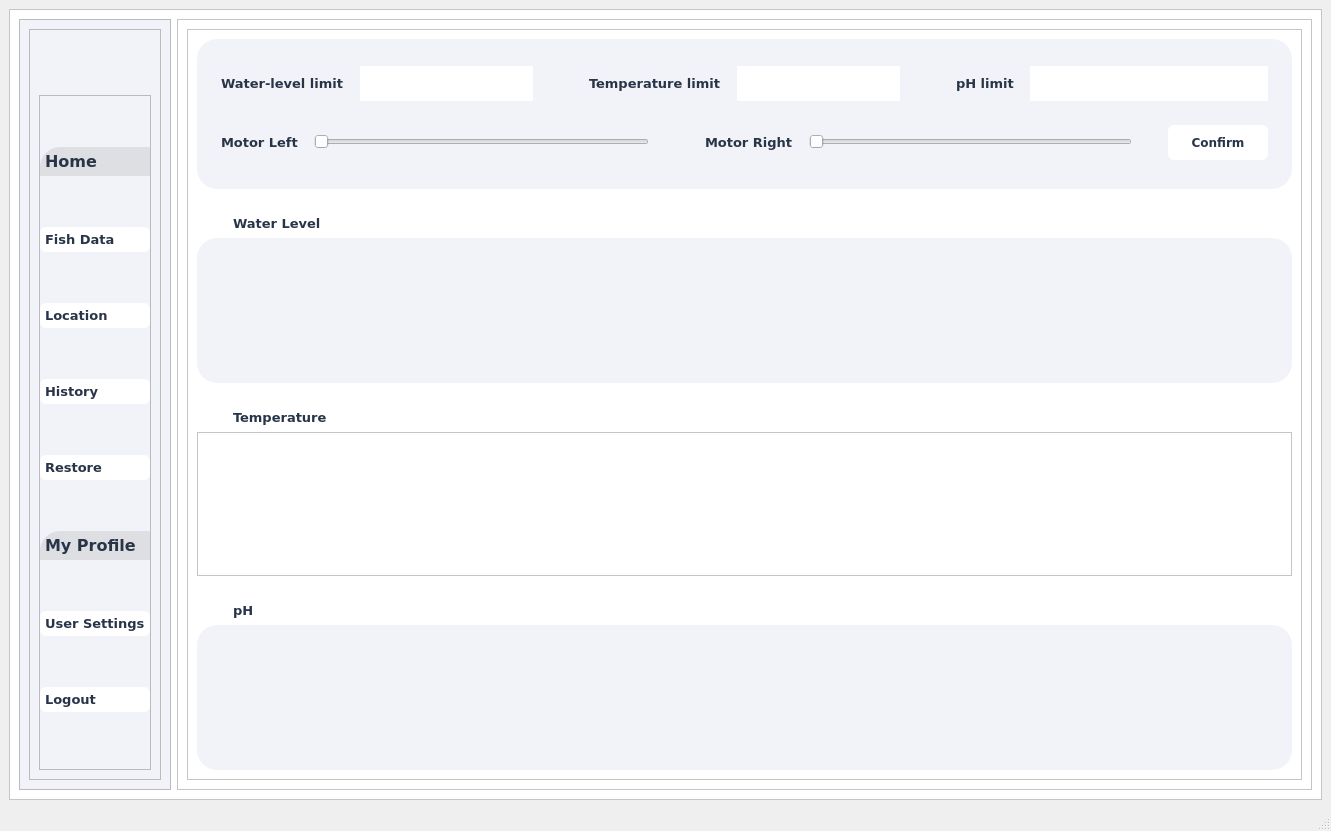
<?xml version="1.0" encoding="UTF-8"?>
<ui version="4.0">
 <class>MainWindow</class>
 <widget class="QMainWindow" name="MainWindow">
  <property name="geometry">
   <rect>
    <x>0</x>
    <y>0</y>
    <width>1331</width>
    <height>831</height>
   </rect>
  </property>
  <property name="windowTitle">
   <string>MainWindow</string>
  </property>
  <widget class="QWidget" name="centralwidget">
   <layout class="QGridLayout" name="gridLayout_15">
    <item row="0" column="0">
     <widget class="QFrame" name="frame">
      <property name="styleSheet">
       <string notr="true">background-color: rgb(255, 255, 255);</string>
      </property>
      <property name="frameShape">
       <enum>QFrame::StyledPanel</enum>
      </property>
      <property name="frameShadow">
       <enum>QFrame::Raised</enum>
      </property>
      <layout class="QGridLayout" name="gridLayout">
       <item row="0" column="1" rowspan="2">
        <widget class="QFrame" name="frame_2">
         <property name="styleSheet">
          <string notr="true">background-color: rgb(255, 255, 255);</string>
         </property>
         <property name="frameShape">
          <enum>QFrame::StyledPanel</enum>
         </property>
         <property name="frameShadow">
          <enum>QFrame::Raised</enum>
         </property>
         <layout class="QGridLayout" name="gridLayout_2">
          <item row="0" column="0">
           <widget class="QFrame" name="frame_5">
            <property name="styleSheet">
             <string notr="true">background-color: rgb(255, 255, 255);</string>
            </property>
            <property name="frameShape">
             <enum>QFrame::StyledPanel</enum>
            </property>
            <property name="frameShadow">
             <enum>QFrame::Raised</enum>
            </property>
            <layout class="QGridLayout" name="gridLayout_5">
             <item row="5" column="0">
              <spacer name="verticalSpacer_2">
               <property name="orientation">
                <enum>Qt::Vertical</enum>
               </property>
               <property name="sizeType">
                <enum>QSizePolicy::Fixed</enum>
               </property>
               <property name="sizeHint" stdset="0">
                <size>
                 <width>20</width>
                 <height>20</height>
                </size>
               </property>
              </spacer>
             </item>
             <item row="1" column="0">
              <spacer name="verticalSpacer_3">
               <property name="orientation">
                <enum>Qt::Vertical</enum>
               </property>
               <property name="sizeType">
                <enum>QSizePolicy::Fixed</enum>
               </property>
               <property name="sizeHint" stdset="0">
                <size>
                 <width>20</width>
                 <height>20</height>
                </size>
               </property>
              </spacer>
             </item>
             <item row="3" column="0">
              <spacer name="verticalSpacer">
               <property name="orientation">
                <enum>Qt::Vertical</enum>
               </property>
               <property name="sizeType">
                <enum>QSizePolicy::Fixed</enum>
               </property>
               <property name="sizeHint" stdset="0">
                <size>
                 <width>20</width>
                 <height>20</height>
                </size>
               </property>
              </spacer>
             </item>
             <item row="2" column="0">
              <layout class="QGridLayout" name="gridLayout_12">
               <item row="0" column="0">
                <widget class="QLabel" name="label_5">
                 <property name="maximumSize">
                  <size>
                   <width>30</width>
                   <height>16777215</height>
                  </size>
                 </property>
                 <property name="text">
                  <string/>
                 </property>
                 <property name="pixmap">
                  <pixmap resource="resources.qrc">:/silver icons/icons/silver/cloud-drizzle.svg</pixmap>
                 </property>
                </widget>
               </item>
               <item row="0" column="1">
                <widget class="QLabel" name="label_12">
                 <property name="maximumSize">
                  <size>
                   <width>16777215</width>
                   <height>16777215</height>
                  </size>
                 </property>
                 <property name="font">
                  <font>
                   <family>Verdana</family>
                   <pointsize>10</pointsize>
                   <weight>75</weight>
                   <bold>true</bold>
                  </font>
                 </property>
                 <property name="styleSheet">
                  <string notr="true">color: rgb(40, 53, 72);</string>
                 </property>
                 <property name="text">
                  <string>Water Level</string>
                 </property>
                </widget>
               </item>
               <item row="1" column="0" colspan="2">
                <widget class="PlotWidget" name="waterGraph">
                 <property name="styleSheet">
                  <string notr="true">background-color: rgb(242, 243, 248);
border-radius:20px;</string>
                 </property>
                </widget>
               </item>
              </layout>
             </item>
             <item row="4" column="0">
              <layout class="QGridLayout" name="gridLayout_8">
               <item row="0" column="0">
                <widget class="QLabel" name="label_3">
                 <property name="maximumSize">
                  <size>
                   <width>30</width>
                   <height>16777215</height>
                  </size>
                 </property>
                 <property name="font">
                  <font>
                   <family>Verdana</family>
                   <pointsize>10</pointsize>
                   <weight>75</weight>
                   <bold>true</bold>
                  </font>
                 </property>
                 <property name="styleSheet">
                  <string notr="true">color: rgb(138, 138, 138);</string>
                 </property>
                 <property name="text">
                  <string/>
                 </property>
                 <property name="pixmap">
                  <pixmap resource="resources.qrc">:/silver icons/icons/silver/thermometer.svg</pixmap>
                 </property>
                 <property name="scaledContents">
                  <bool>false</bool>
                 </property>
                </widget>
               </item>
               <item row="0" column="1">
                <widget class="QLabel" name="label_10">
                 <property name="font">
                  <font>
                   <family>Verdana</family>
                   <pointsize>10</pointsize>
                   <weight>75</weight>
                   <bold>true</bold>
                  </font>
                 </property>
                 <property name="styleSheet">
                  <string notr="true">color: rgb(40, 53, 72);</string>
                 </property>
                 <property name="text">
                  <string>Temperature</string>
                 </property>
                </widget>
               </item>
               <item row="1" column="0" colspan="2">
                <widget class="PlotWidget" name="tempGraph">
                 <property name="styleSheet">
                  <string notr="true">background-color: rgb(242, 243, 248);
border-radius:20px;

QGraphicsView {
    border: 2px solid #000000; /* Set border color and width */
    border-radius: 5px; /* Set border radius for rounded corners */
    box-shadow: 5px 5px 5px #888888; /* Set box shadow: offset-x offset-y blur-radius color */
}
</string>
                 </property>
                </widget>
               </item>
              </layout>
             </item>
             <item row="6" column="0">
              <layout class="QGridLayout" name="gridLayout_11">
               <item row="0" column="1">
                <widget class="QLabel" name="label_11">
                 <property name="font">
                  <font>
                   <family>Verdana</family>
                   <pointsize>10</pointsize>
                   <weight>75</weight>
                   <bold>true</bold>
                  </font>
                 </property>
                 <property name="styleSheet">
                  <string notr="true">color: rgb(40, 53, 72);</string>
                 </property>
                 <property name="text">
                  <string>pH</string>
                 </property>
                </widget>
               </item>
               <item row="1" column="0" colspan="2">
                <widget class="PlotWidget" name="phGraph">
                 <property name="styleSheet">
                  <string notr="true">background-color: rgb(242, 243, 248);
border-radius:20px;</string>
                 </property>
                </widget>
               </item>
               <item row="0" column="0">
                <widget class="QLabel" name="label_4">
                 <property name="maximumSize">
                  <size>
                   <width>30</width>
                   <height>16777215</height>
                  </size>
                 </property>
                 <property name="text">
                  <string/>
                 </property>
                 <property name="pixmap">
                  <pixmap resource="resources.qrc">:/silver icons/icons/silver/droplet.svg</pixmap>
                 </property>
                </widget>
               </item>
              </layout>
             </item>
             <item row="0" column="0">
              <widget class="QFrame" name="frame_4">
               <property name="minimumSize">
                <size>
                 <width>0</width>
                 <height>150</height>
                </size>
               </property>
               <property name="maximumSize">
                <size>
                 <width>16777215</width>
                 <height>16777215</height>
                </size>
               </property>
               <property name="styleSheet">
                <string notr="true">background-color: rgb(242, 243, 248);
border-radius:20px;</string>
               </property>
               <property name="frameShape">
                <enum>QFrame::StyledPanel</enum>
               </property>
               <property name="frameShadow">
                <enum>QFrame::Raised</enum>
               </property>
               <layout class="QGridLayout" name="gridLayout_13">
                <item row="0" column="0">
                 <spacer name="horizontalSpacer">
                  <property name="orientation">
                   <enum>Qt::Horizontal</enum>
                  </property>
                  <property name="sizeType">
                   <enum>QSizePolicy::Fixed</enum>
                  </property>
                  <property name="sizeHint" stdset="0">
                   <size>
                    <width>15</width>
                    <height>20</height>
                   </size>
                  </property>
                 </spacer>
                </item>
                <item row="0" column="1">
                 <layout class="QGridLayout" name="gridLayout_14">
                  <item row="0" column="4">
                   <layout class="QHBoxLayout" name="horizontalLayout_3">
                    <item>
                     <widget class="QLabel" name="label_9">
                      <property name="minimumSize">
                       <size>
                        <width>0</width>
                        <height>0</height>
                       </size>
                      </property>
                      <property name="maximumSize">
                       <size>
                        <width>16777215</width>
                        <height>35</height>
                       </size>
                      </property>
                      <property name="font">
                       <font>
                        <family>Verdana</family>
                        <pointsize>10</pointsize>
                        <weight>75</weight>
                        <bold>true</bold>
                       </font>
                      </property>
                      <property name="styleSheet">
                       <string notr="true">color: rgb(40, 53, 72);</string>
                      </property>
                      <property name="text">
                       <string>pH limit</string>
                      </property>
                     </widget>
                    </item>
                    <item>
                     <spacer name="horizontalSpacer_9">
                      <property name="orientation">
                       <enum>Qt::Horizontal</enum>
                      </property>
                      <property name="sizeType">
                       <enum>QSizePolicy::Fixed</enum>
                      </property>
                      <property name="sizeHint" stdset="0">
                       <size>
                        <width>10</width>
                        <height>20</height>
                       </size>
                      </property>
                     </spacer>
                    </item>
                    <item>
                     <widget class="QLineEdit" name="input_ph">
                      <property name="minimumSize">
                       <size>
                        <width>0</width>
                        <height>35</height>
                       </size>
                      </property>
                      <property name="maximumSize">
                       <size>
                        <width>16777215</width>
                        <height>16777215</height>
                       </size>
                      </property>
                      <property name="font">
                       <font>
                        <pointsize>10</pointsize>
                       </font>
                      </property>
                      <property name="styleSheet">
                       <string notr="true">background-color: rgb(255, 255, 255);
color: rgb(40, 53, 72);
padding: 0 8px;</string>
                      </property>
                     </widget>
                    </item>
                   </layout>
                  </item>
                  <item row="0" column="2">
                   <layout class="QHBoxLayout" name="horizontalLayout_2">
                    <item>
                     <widget class="QLabel" name="label_8">
                      <property name="minimumSize">
                       <size>
                        <width>0</width>
                        <height>0</height>
                       </size>
                      </property>
                      <property name="maximumSize">
                       <size>
                        <width>16777215</width>
                        <height>35</height>
                       </size>
                      </property>
                      <property name="font">
                       <font>
                        <family>Verdana</family>
                        <pointsize>10</pointsize>
                        <weight>75</weight>
                        <bold>true</bold>
                       </font>
                      </property>
                      <property name="styleSheet">
                       <string notr="true">color: rgb(40, 53, 72);</string>
                      </property>
                      <property name="text">
                       <string>Temperature limit</string>
                      </property>
                     </widget>
                    </item>
                    <item>
                     <spacer name="horizontalSpacer_8">
                      <property name="orientation">
                       <enum>Qt::Horizontal</enum>
                      </property>
                      <property name="sizeType">
                       <enum>QSizePolicy::Fixed</enum>
                      </property>
                      <property name="sizeHint" stdset="0">
                       <size>
                        <width>10</width>
                        <height>20</height>
                       </size>
                      </property>
                     </spacer>
                    </item>
                    <item>
                     <widget class="QLineEdit" name="input_temp">
                      <property name="minimumSize">
                       <size>
                        <width>0</width>
                        <height>35</height>
                       </size>
                      </property>
                      <property name="maximumSize">
                       <size>
                        <width>16777215</width>
                        <height>16777215</height>
                       </size>
                      </property>
                      <property name="font">
                       <font>
                        <pointsize>10</pointsize>
                       </font>
                      </property>
                      <property name="styleSheet">
                       <string notr="true">background-color: rgb(255, 255, 255);
color: rgb(40, 53, 72);
padding: 0 8px;</string>
                      </property>
                     </widget>
                    </item>
                   </layout>
                  </item>
                  <item row="0" column="0">
                   <layout class="QHBoxLayout" name="horizontalLayout">
                    <item>
                     <widget class="QLabel" name="label_14">
                      <property name="minimumSize">
                       <size>
                        <width>0</width>
                        <height>0</height>
                       </size>
                      </property>
                      <property name="maximumSize">
                       <size>
                        <width>16777215</width>
                        <height>35</height>
                       </size>
                      </property>
                      <property name="font">
                       <font>
                        <family>Verdana</family>
                        <pointsize>10</pointsize>
                        <weight>75</weight>
                        <bold>true</bold>
                       </font>
                      </property>
                      <property name="styleSheet">
                       <string notr="true">color: rgb(40, 53, 72);</string>
                      </property>
                      <property name="text">
                       <string>Water-level limit</string>
                      </property>
                     </widget>
                    </item>
                    <item>
                     <spacer name="horizontalSpacer_7">
                      <property name="orientation">
                       <enum>Qt::Horizontal</enum>
                      </property>
                      <property name="sizeType">
                       <enum>QSizePolicy::Fixed</enum>
                      </property>
                      <property name="sizeHint" stdset="0">
                       <size>
                        <width>10</width>
                        <height>20</height>
                       </size>
                      </property>
                     </spacer>
                    </item>
                    <item>
                     <widget class="QLineEdit" name="input_water">
                      <property name="minimumSize">
                       <size>
                        <width>0</width>
                        <height>35</height>
                       </size>
                      </property>
                      <property name="maximumSize">
                       <size>
                        <width>16777215</width>
                        <height>16777215</height>
                       </size>
                      </property>
                      <property name="font">
                       <font>
                        <pointsize>10</pointsize>
                       </font>
                      </property>
                      <property name="styleSheet">
                       <string notr="true">background-color: rgb(255, 255, 255);
color: rgb(40, 53, 72);
padding: 0 8px;</string>
                      </property>
                     </widget>
                    </item>
                   </layout>
                  </item>
                  <item row="0" column="1">
                   <spacer name="horizontalSpacer_3">
                    <property name="orientation">
                     <enum>Qt::Horizontal</enum>
                    </property>
                    <property name="sizeType">
                     <enum>QSizePolicy::Fixed</enum>
                    </property>
                    <property name="sizeHint" stdset="0">
                     <size>
                      <width>50</width>
                      <height>20</height>
                     </size>
                    </property>
                   </spacer>
                  </item>
                  <item row="0" column="3">
                   <spacer name="horizontalSpacer_4">
                    <property name="orientation">
                     <enum>Qt::Horizontal</enum>
                    </property>
                    <property name="sizeType">
                     <enum>QSizePolicy::Fixed</enum>
                    </property>
                    <property name="sizeHint" stdset="0">
                     <size>
                      <width>50</width>
                      <height>20</height>
                     </size>
                    </property>
                   </spacer>
                  </item>
                 </layout>
                </item>
                <item row="1" column="1">
                 <layout class="QGridLayout" name="gridLayout_10">
                  <item row="0" column="0">
                   <layout class="QGridLayout" name="gridLayout_9">
                    <item row="0" column="0">
                     <widget class="QLabel" name="label_6">
                      <property name="minimumSize">
                       <size>
                        <width>0</width>
                        <height>0</height>
                       </size>
                      </property>
                      <property name="font">
                       <font>
                        <family>Verdana</family>
                        <pointsize>10</pointsize>
                        <weight>75</weight>
                        <bold>true</bold>
                       </font>
                      </property>
                      <property name="styleSheet">
                       <string notr="true">color: rgb(40, 53, 72);</string>
                      </property>
                      <property name="text">
                       <string>Motor Left</string>
                      </property>
                     </widget>
                    </item>
                    <item row="0" column="1">
                     <spacer name="horizontalSpacer_10">
                      <property name="orientation">
                       <enum>Qt::Horizontal</enum>
                      </property>
                      <property name="sizeType">
                       <enum>QSizePolicy::Fixed</enum>
                      </property>
                      <property name="sizeHint" stdset="0">
                       <size>
                        <width>10</width>
                        <height>20</height>
                       </size>
                      </property>
                     </spacer>
                    </item>
                    <item row="0" column="2">
                     <widget class="QSlider" name="slider_left">
                      <property name="styleSheet">
                       <string notr="true">color: rgb(40, 53, 72);</string>
                      </property>
                      <property name="orientation">
                       <enum>Qt::Horizontal</enum>
                      </property>
                     </widget>
                    </item>
                   </layout>
                  </item>
                  <item row="0" column="1">
                   <spacer name="horizontalSpacer_5">
                    <property name="orientation">
                     <enum>Qt::Horizontal</enum>
                    </property>
                    <property name="sizeType">
                     <enum>QSizePolicy::Fixed</enum>
                    </property>
                    <property name="sizeHint" stdset="0">
                     <size>
                      <width>50</width>
                      <height>20</height>
                     </size>
                    </property>
                   </spacer>
                  </item>
                  <item row="0" column="2">
                   <layout class="QGridLayout" name="gridLayout_7">
                    <item row="0" column="0">
                     <widget class="QLabel" name="label_7">
                      <property name="minimumSize">
                       <size>
                        <width>0</width>
                        <height>0</height>
                       </size>
                      </property>
                      <property name="font">
                       <font>
                        <family>Verdana</family>
                        <pointsize>10</pointsize>
                        <weight>75</weight>
                        <bold>true</bold>
                       </font>
                      </property>
                      <property name="styleSheet">
                       <string notr="true">color: rgb(40, 53, 72);</string>
                      </property>
                      <property name="text">
                       <string>Motor Right</string>
                      </property>
                     </widget>
                    </item>
                    <item row="0" column="1">
                     <spacer name="horizontalSpacer_11">
                      <property name="orientation">
                       <enum>Qt::Horizontal</enum>
                      </property>
                      <property name="sizeType">
                       <enum>QSizePolicy::Fixed</enum>
                      </property>
                      <property name="sizeHint" stdset="0">
                       <size>
                        <width>10</width>
                        <height>20</height>
                       </size>
                      </property>
                     </spacer>
                    </item>
                    <item row="0" column="2">
                     <widget class="QSlider" name="slider_right">
                      <property name="orientation">
                       <enum>Qt::Horizontal</enum>
                      </property>
                     </widget>
                    </item>
                   </layout>
                  </item>
                  <item row="0" column="3">
                   <spacer name="horizontalSpacer_6">
                    <property name="orientation">
                     <enum>Qt::Horizontal</enum>
                    </property>
                    <property name="sizeType">
                     <enum>QSizePolicy::Fixed</enum>
                    </property>
                    <property name="sizeHint" stdset="0">
                     <size>
                      <width>30</width>
                      <height>20</height>
                     </size>
                    </property>
                   </spacer>
                  </item>
                  <item row="0" column="4">
                   <widget class="QPushButton" name="confirm_button">
                    <property name="minimumSize">
                     <size>
                      <width>100</width>
                      <height>35</height>
                     </size>
                    </property>
                    <property name="font">
                     <font>
                      <family>Verdana</family>
                      <weight>75</weight>
                      <bold>true</bold>
                     </font>
                    </property>
                    <property name="toolTip">
                     <string>&lt;html&gt;&lt;head/&gt;&lt;body&gt;&lt;p align=&quot;center&quot;&gt;&lt;br/&gt;&lt;/p&gt;&lt;/body&gt;&lt;/html&gt;</string>
                    </property>
                    <property name="whatsThis">
                     <string>&lt;html&gt;&lt;head/&gt;&lt;body&gt;&lt;p align=&quot;center&quot;&gt;&lt;br/&gt;&lt;/p&gt;&lt;/body&gt;&lt;/html&gt;</string>
                    </property>
                    <property name="styleSheet">
                     <string notr="true">QPushButton {
	color: rgb(40, 53, 72);
    border-radius: 6px;
    background-color: rgb(255, 255, 255);
	height: 25px;
}

QPushButton:pressed {
    background-color: rgb(222, 223, 227);
}</string>
                    </property>
                    <property name="text">
                     <string>Confirm</string>
                    </property>
                   </widget>
                  </item>
                 </layout>
                </item>
                <item row="1" column="2">
                 <spacer name="horizontalSpacer_2">
                  <property name="orientation">
                   <enum>Qt::Horizontal</enum>
                  </property>
                  <property name="sizeType">
                   <enum>QSizePolicy::Fixed</enum>
                  </property>
                  <property name="sizeHint" stdset="0">
                   <size>
                    <width>15</width>
                    <height>20</height>
                   </size>
                  </property>
                 </spacer>
                </item>
               </layout>
              </widget>
             </item>
            </layout>
           </widget>
          </item>
         </layout>
        </widget>
       </item>
       <item row="0" column="0" rowspan="2">
        <widget class="QFrame" name="frame_3">
         <property name="maximumSize">
          <size>
           <width>200</width>
           <height>16777215</height>
          </size>
         </property>
         <property name="styleSheet">
          <string notr="true">background-color: rgb(242, 243, 248);</string>
         </property>
         <property name="frameShape">
          <enum>QFrame::StyledPanel</enum>
         </property>
         <property name="frameShadow">
          <enum>QFrame::Raised</enum>
         </property>
         <layout class="QGridLayout" name="gridLayout_3">
          <item row="0" column="0">
           <widget class="QFrame" name="frame_6">
            <property name="maximumSize">
             <size>
              <width>300</width>
              <height>16777215</height>
             </size>
            </property>
            <property name="styleSheet">
             <string notr="true">background-color: rgb(242, 243, 248);

</string>
            </property>
            <property name="frameShape">
             <enum>QFrame::StyledPanel</enum>
            </property>
            <property name="frameShadow">
             <enum>QFrame::Raised</enum>
            </property>
            <layout class="QGridLayout" name="gridLayout_4">
             <item row="1" column="0" colspan="2">
              <widget class="QFrame" name="frame_7">
               <property name="maximumSize">
                <size>
                 <width>16777215</width>
                 <height>850</height>
                </size>
               </property>
               <property name="styleSheet">
                <string notr="true"/>
               </property>
               <property name="frameShape">
                <enum>QFrame::StyledPanel</enum>
               </property>
               <property name="frameShadow">
                <enum>QFrame::Raised</enum>
               </property>
               <layout class="QGridLayout" name="gridLayout_6">
                <property name="leftMargin">
                 <number>0</number>
                </property>
                <property name="topMargin">
                 <number>0</number>
                </property>
                <property name="rightMargin">
                 <number>0</number>
                </property>
                <property name="bottomMargin">
                 <number>0</number>
                </property>
                <property name="spacing">
                 <number>0</number>
                </property>
                <item row="0" column="0">
                 <widget class="QPushButton" name="home_button">
                  <property name="font">
                   <font>
                    <family>Verdana</family>
                    <pointsize>12</pointsize>
                    <weight>75</weight>
                    <bold>true</bold>
                   </font>
                  </property>
                  <property name="styleSheet">
                   <string notr="true">color: rgb(40, 53, 72);
background-color: rgb(222, 223, 227);
padding: 5px;
text-align:left;
border-top-left-radius: 20px;
</string>
                  </property>
                  <property name="text">
                   <string>Home</string>
                  </property>
                  <property name="icon">
                   <iconset resource="resources.qrc">
                    <normaloff>:/white icons/icons/white/home.svg</normaloff>:/white icons/icons/white/home.svg</iconset>
                  </property>
                 </widget>
                </item>
                <item row="4" column="0">
                 <widget class="QPushButton" name="history_button">
                  <property name="font">
                   <font>
                    <family>Verdana</family>
                    <pointsize>10</pointsize>
                    <weight>75</weight>
                    <bold>true</bold>
                   </font>
                  </property>
                  <property name="styleSheet">
                   <string notr="true">QPushButton {
	color: rgb(40, 53, 72);
    border-radius: 6px;
    background-color: rgb(255, 255, 255);
	text-align:left;
	height: 25px;
	padding: 0 5px;
}

QPushButton:pressed {
    background-color: rgb(222, 223, 227);
}</string>
                  </property>
                  <property name="text">
                   <string>History</string>
                  </property>
                  <property name="icon">
                   <iconset resource="resources.qrc">
                    <normaloff>:/silver icons/icons/silver/clock.svg</normaloff>:/silver icons/icons/silver/clock.svg</iconset>
                  </property>
                 </widget>
                </item>
                <item row="2" column="0">
                 <widget class="QPushButton" name="data_button">
                  <property name="font">
                   <font>
                    <family>Verdana</family>
                    <pointsize>10</pointsize>
                    <weight>75</weight>
                    <bold>true</bold>
                   </font>
                  </property>
                  <property name="styleSheet">
                   <string notr="true">QPushButton {
	color: rgb(40, 53, 72);
    border-radius: 6px;
    background-color: rgb(255, 255, 255);
	text-align:left;
	height: 25px;
	padding: 0 5px;
}

QPushButton:pressed {
    background-color: rgb(222, 223, 227);
}
</string>
                  </property>
                  <property name="text">
                   <string>Fish Data</string>
                  </property>
                  <property name="icon">
                   <iconset resource="resources.qrc">
                    <normaloff>:/silver icons/icons/silver/database.svg</normaloff>:/silver icons/icons/silver/database.svg</iconset>
                  </property>
                 </widget>
                </item>
                <item row="3" column="0">
                 <widget class="QPushButton" name="location_button">
                  <property name="font">
                   <font>
                    <family>Verdana</family>
                    <pointsize>10</pointsize>
                    <weight>75</weight>
                    <bold>true</bold>
                   </font>
                  </property>
                  <property name="styleSheet">
                   <string notr="true">QPushButton {
	color: rgb(40, 53, 72);
    border-radius: 6px;
    background-color: rgb(255, 255, 255);
	text-align:left;
	height: 25px;
	padding: 0 5px;
}

QPushButton:pressed {
    background-color: rgb(222, 223, 227);
}</string>
                  </property>
                  <property name="text">
                   <string>Location</string>
                  </property>
                  <property name="icon">
                   <iconset resource="resources.qrc">
                    <normaloff>:/silver icons/icons/silver/map-pin.svg</normaloff>:/silver icons/icons/silver/map-pin.svg</iconset>
                  </property>
                 </widget>
                </item>
                <item row="5" column="0">
                 <widget class="QPushButton" name="restore_button">
                  <property name="font">
                   <font>
                    <family>Verdana</family>
                    <pointsize>10</pointsize>
                    <weight>75</weight>
                    <bold>true</bold>
                   </font>
                  </property>
                  <property name="styleSheet">
                   <string notr="true">QPushButton {
	color: rgb(40, 53, 72);
    border-radius: 6px;
    background-color: rgb(255, 255, 255);
	text-align:left;
	height: 25px;
	padding: 0 5px;
}

QPushButton:pressed {
    background-color: rgb(222, 223, 227);
}</string>
                  </property>
                  <property name="text">
                   <string>Restore</string>
                  </property>
                  <property name="icon">
                   <iconset resource="resources.qrc">
                    <normaloff>:/silver icons/icons/silver/refresh-ccw.svg</normaloff>:/silver icons/icons/silver/refresh-ccw.svg</iconset>
                  </property>
                 </widget>
                </item>
                <item row="7" column="0">
                 <widget class="QPushButton" name="pushButton_10">
                  <property name="font">
                   <font>
                    <family>Verdana</family>
                    <pointsize>10</pointsize>
                    <weight>75</weight>
                    <bold>true</bold>
                   </font>
                  </property>
                  <property name="styleSheet">
                   <string notr="true">QPushButton {
	color: rgb(40, 53, 72);
    border-radius: 6px;
    background-color: rgb(255, 255, 255);
	text-align:left;
	height: 25px;
	padding: 0 5px;
}

QPushButton:pressed {
    background-color: rgb(222, 223, 227);
}</string>
                  </property>
                  <property name="text">
                   <string>User Settings</string>
                  </property>
                  <property name="icon">
                   <iconset resource="resources.qrc">
                    <normaloff>:/silver icons/icons/silver/settings.svg</normaloff>:/silver icons/icons/silver/settings.svg</iconset>
                  </property>
                 </widget>
                </item>
                <item row="6" column="0">
                 <widget class="QPushButton" name="pushButton_12">
                  <property name="font">
                   <font>
                    <family>Verdana</family>
                    <pointsize>12</pointsize>
                    <weight>75</weight>
                    <bold>true</bold>
                   </font>
                  </property>
                  <property name="styleSheet">
                   <string notr="true">color: rgb(40, 53, 72);
background-color: rgb(222, 223, 227);
padding: 5px;
text-align:left;
border-top-left-radius: 20px;

</string>
                  </property>
                  <property name="text">
                   <string>My Profile</string>
                  </property>
                  <property name="icon">
                   <iconset resource="resources.qrc">
                    <normaloff>:/silver icons/icons/silver/monitor.svg</normaloff>:/silver icons/icons/silver/monitor.svg</iconset>
                  </property>
                 </widget>
                </item>
                <item row="8" column="0">
                 <widget class="QPushButton" name="pushButton_11">
                  <property name="font">
                   <font>
                    <family>Verdana</family>
                    <pointsize>10</pointsize>
                    <weight>75</weight>
                    <bold>true</bold>
                   </font>
                  </property>
                  <property name="styleSheet">
                   <string notr="true">QPushButton {
	color: rgb(40, 53, 72);
    border-radius: 6px;
    background-color: rgb(255, 255, 255);
	text-align:left;
	height: 25px;
	padding: 0 5px;
}

QPushButton:pressed {
    background-color: rgb(222, 223, 227);
}</string>
                  </property>
                  <property name="text">
                   <string>Logout</string>
                  </property>
                  <property name="icon">
                   <iconset resource="resources.qrc">
                    <normaloff>:/silver icons/icons/silver/log-out.svg</normaloff>:/silver icons/icons/silver/log-out.svg</iconset>
                  </property>
                 </widget>
                </item>
               </layout>
              </widget>
             </item>
             <item row="0" column="0">
              <widget class="QLabel" name="label">
               <property name="maximumSize">
                <size>
                 <width>60</width>
                 <height>50</height>
                </size>
               </property>
               <property name="font">
                <font>
                 <family>Verdana</family>
                 <pointsize>10</pointsize>
                 <weight>75</weight>
                 <bold>true</bold>
                </font>
               </property>
               <property name="styleSheet">
                <string notr="true">color: rgb(138, 138, 138);</string>
               </property>
               <property name="text">
                <string/>
               </property>
               <property name="pixmap">
                <pixmap>D:/Downloads/circle_screenshot_1_Create unique logo easily with Logomaker from Designs.ai (2).png</pixmap>
               </property>
               <property name="scaledContents">
                <bool>true</bool>
               </property>
              </widget>
             </item>
            </layout>
           </widget>
          </item>
         </layout>
        </widget>
       </item>
      </layout>
     </widget>
    </item>
   </layout>
  </widget>
  <widget class="QStatusBar" name="statusbar"/>
 </widget>
 <customwidgets>
  <customwidget>
   <class>PlotWidget</class>
   <extends>QGraphicsView</extends>
   <header location="global">pyqtgraph</header>
  </customwidget>
 </customwidgets>
 <resources>
  <include location="../../../../.designer/backup/resources.qrc"/>
  <include location="resources.qrc"/>
 </resources>
 <connections/>
</ui>
